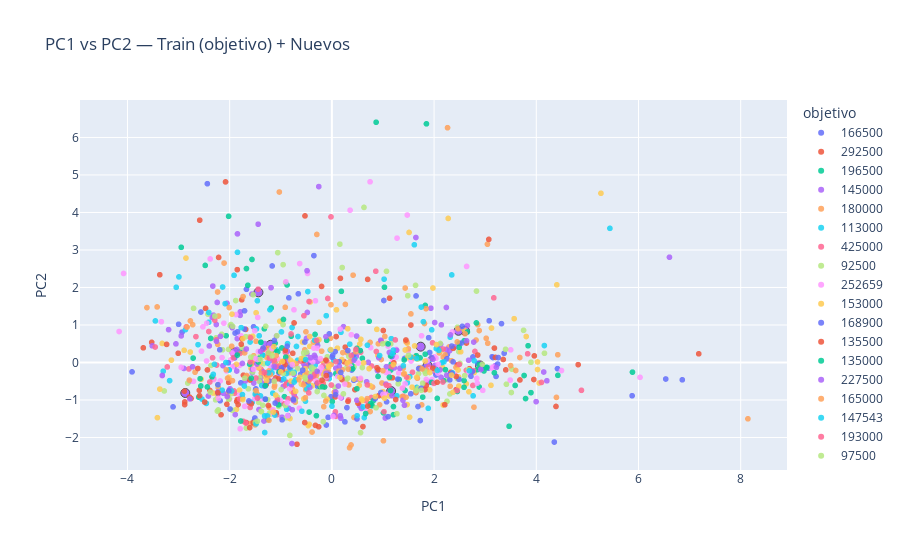

This figure's notebook cell:
### Code cell
import plotly.express as px
import plotly.graph_objects as go

# --- 1) figura base: train coloreado por objetivo (igual que antes) ---
y_train = entrenamiento["objetivo"]
df_plot2 = entrenamiento_pca_objetivo.iloc[:, :2].copy()
df_plot2["objetivo"] = y_train.loc[entrenamiento_pca_objetivo.index].astype(str)

fig = px.scatter(
    df_plot2, x="PC1", y="PC2", color="objetivo",
    opacity=0.85, title="PC1 vs PC2 — Train (objetivo) + Nuevos",
    height=550
)
fig.update_traces(marker=dict(size=6))

# --- 2) overlay: nuevos (un solo trazo, símbolo distinto) ---
new2 = T_new_df.loc[:, ["PC1", "PC2"]].copy()
fig.add_trace(
    go.Scatter(
        x=new2["PC1"], y=new2["PC2"],
        mode="markers",
        name="nuevos",
        marker=dict(size=9, line=dict(width=1)),
        opacity=0.95,
        showlegend=True
    )
)

fig.update_layout(xaxis_title="PC1", yaxis_title="PC2")
fig.show()
